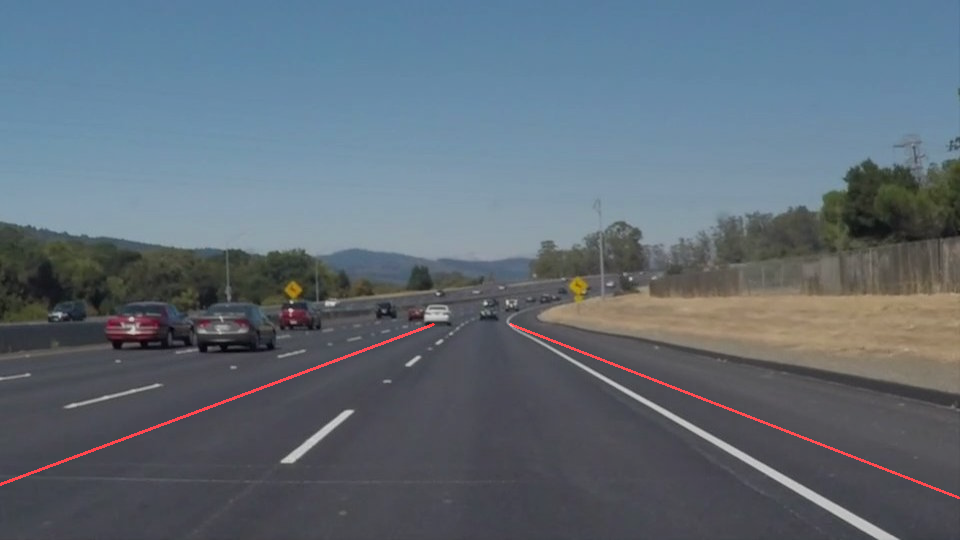
#> input picture test_images/solidWhiteCurve_out.jpg, 960 x 540 px, given in place of solidWhiteRight.jpg, which was not available
$ jupyter execute --allow-errors P1.ipynb   (shell and % lines are left out)   (text cells are left out)
#> lines starting #> are read from the running program, lines starting #| are printed output that depends on the picture
[cell 1]
#importing some useful packages
import matplotlib.pyplot as plt
import matplotlib.image as mpimg
import numpy as np
import cv2

[cell 2]
#reading in an image
image = mpimg.imread('D:\\udacity-git-course\\CarND-LaneLines-P1\\test_images/solidWhiteRight.jpg')
#> image is the input picture: shape (540, 960, 4) float32; mean R, G, B, A 0.376, 0.423, 0.465, 1

#printing out some stats and plotting
print('This image is:', type(image), 'with dimensions:', image.shape)
#| This image is: <class 'numpy.ndarray'> with dimensions: (540, 960, 4)
plt.imshow(image)  # if you wanted to show a single color channel image called 'gray', for example, call as plt.imshow(gray, cmap='gray')

[cell 3]
import math

def grayscale(img):
    """Applies the Grayscale transform
    This will return an image with only one color channel
    but NOTE: to see the returned image as grayscale
    (assuming your grayscaled image is called 'gray')
    you should call plt.imshow(gray, cmap='gray')"""
    return cv2.cvtColor(img, cv2.COLOR_RGB2GRAY)
    # Or use BGR2GRAY if you read an image with cv2.imread()
    # return cv2.cvtColor(img, cv2.COLOR_BGR2GRAY)

def canny(img, low_threshold, high_threshold):
    """Applies the Canny transform"""
    return cv2.Canny(img, low_threshold, high_threshold)

def gaussian_blur(img, kernel_size):
    """Applies a Gaussian Noise kernel"""
    return cv2.GaussianBlur(img, (kernel_size, kernel_size), 0)

# [107 lines left out: functions region_of_interest, make_points, avg_slope_intercept, draw_lines, hough_lines, weighted_img, not called in this run]

[cell 4]
# TODO: Build your pipeline that will draw lane lines on the test_images
# then save them to the test_images_output directory.
imshape = image.shape
#> imshape = (540, 960, 4)
line_image = np.copy(image)*0
#> line_image: shape (540, 960, 4) float32; every value is 0

def procImage(image):
    lane_image = np.copy(image)


    # convert the image to grayscale
    gray = grayscale(lane_image)
#> in grayscale, `return cv2.cvtColor(img, cv2.COLOR_RGB2GRAY)`:
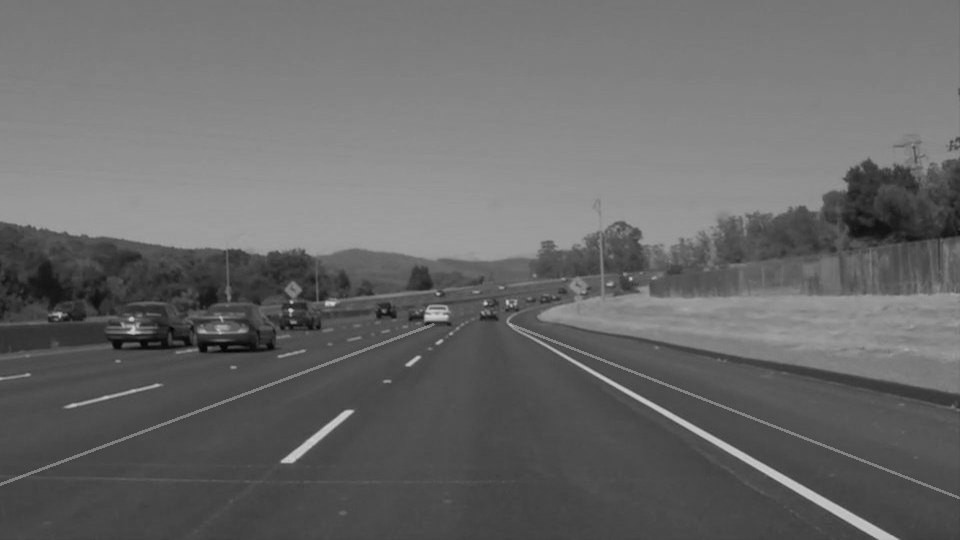
#> returned value: shape (540, 960) float32; min 0.0154, max 0.799, mean 0.413

    # smooth the image using gaussian blur
    kernel_size = 5
    gray_blur = gaussian_blur(gray, kernel_size)

    # Detect the edges(gradients) using the Canny edge detector
    lowThreshold = 50
    highThreshold = 100
    edges = cv2.Canny(gray_blur, lowThreshold, highThreshold)

    # create a masked edges
    vertices = np.array([[(0, imshape[0]), (440,290), (560,290), (imshape[1], imshape[0])]], dtype=np.int32)
    masked_edges = region_of_interest(edges, vertices)

    # Run hough on edge detected image
    rho = 2
    theta = np.pi/180
    threshold = 20
    min_line_len = 20
    max_line_gap = 30
    out_lines = hough_lines(masked_edges, rho, theta, threshold, min_line_len, max_line_gap)

    averaged_lines = avg_slope_intercept(image, out_lines)

    line_drawn_image = draw_lines(lane_image, averaged_lines)
    # weighted image
    combo_image = cv2.addWeighted(lane_image, 0.8, line_drawn_image, 1, 0)
    return combo_image


$ run again, on test_images/solidYellowLeft_out.jpg
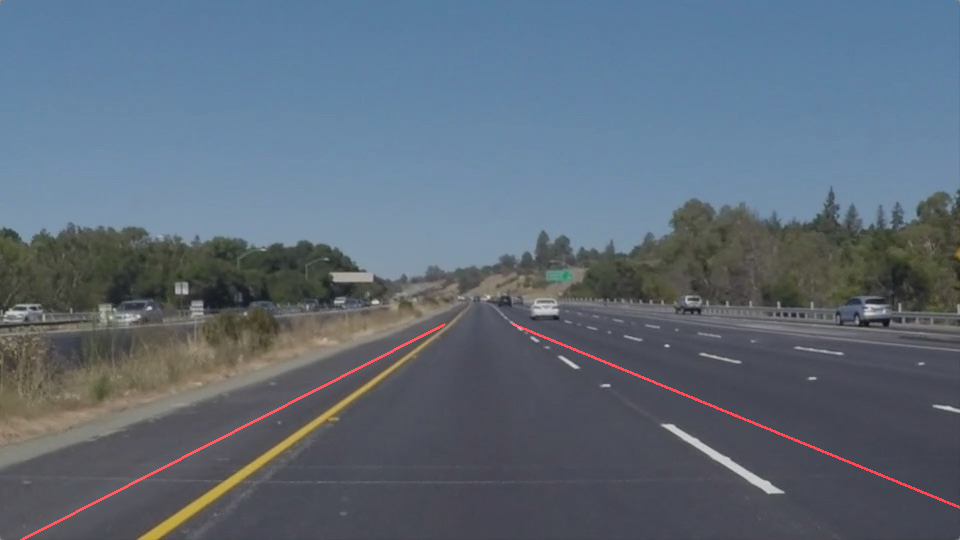
#> input picture test_images/solidYellowLeft_out.jpg, 960 x 540 px, given in place of solidWhiteRight.jpg, which was not available
#> image is the input picture: shape (540, 960, 4) float32; mean R, G, B, A 0.369, 0.42, 0.474, 1
#| This image is: <class 'numpy.ndarray'> with dimensions: (540, 960, 4)
#> line_image: shape (540, 960, 4) float32; every value is 0
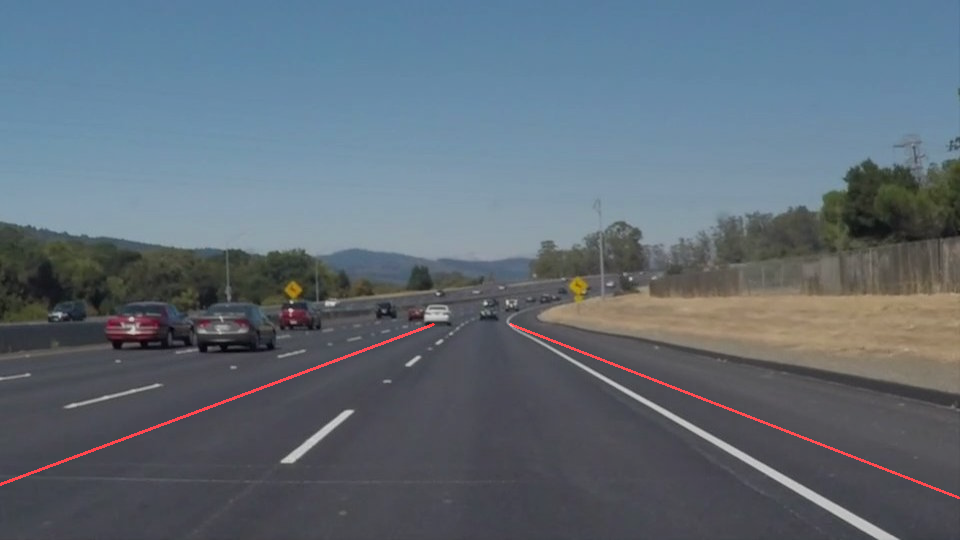
#> input picture test_images/solidWhiteCurve_out.jpg, 960 x 540 px, found by its file name
#> image is the input picture: shape (540, 960, 4) float32; mean R, G, B, A 0.376, 0.423, 0.465, 1

$ run again, on test_images/whiteCarLaneSwitch_out.jpg
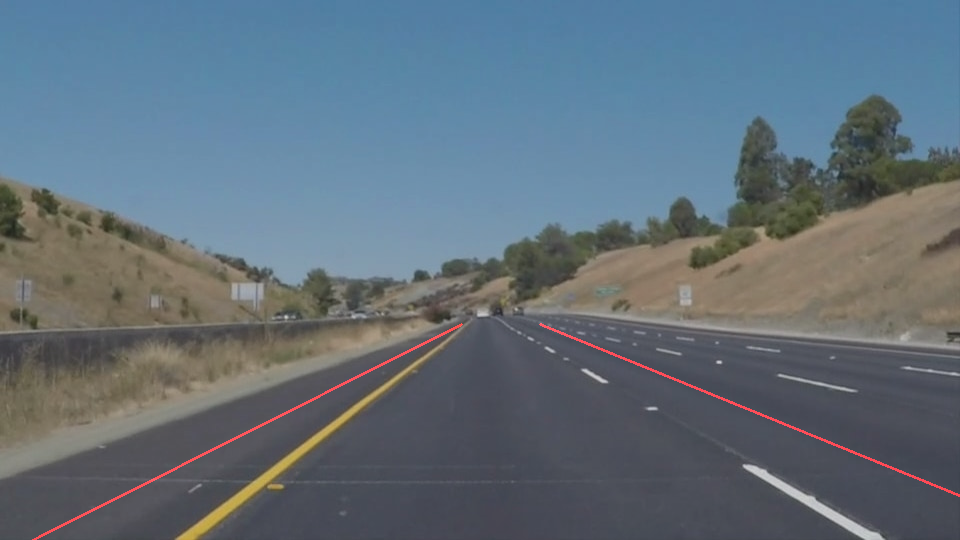
#> input picture test_images/whiteCarLaneSwitch_out.jpg, 960 x 540 px, given in place of solidWhiteRight.jpg, which was not available
#> image is the input picture: shape (540, 960, 4) float32; mean R, G, B, A 0.384, 0.438, 0.481, 1
#| This image is: <class 'numpy.ndarray'> with dimensions: (540, 960, 4)
#> line_image: shape (540, 960, 4) float32; every value is 0
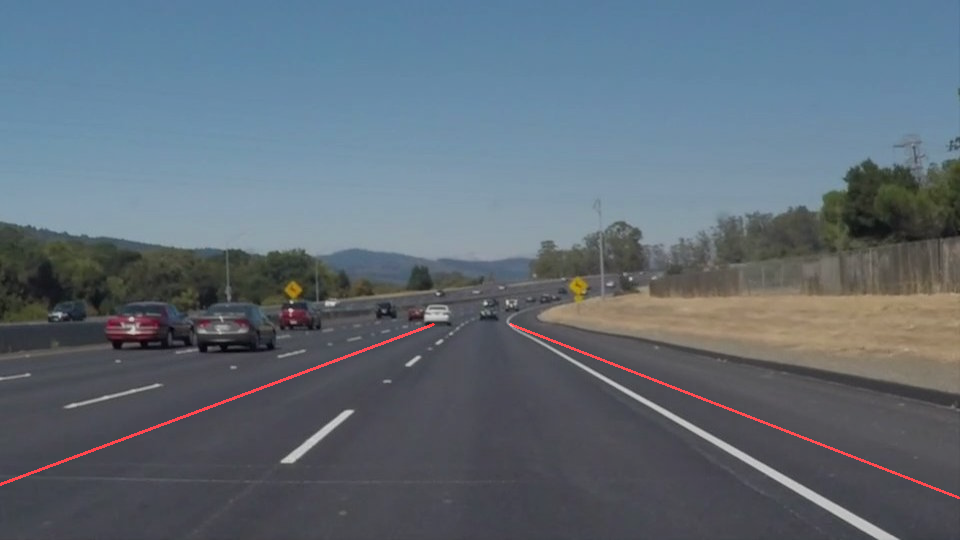
#> input picture test_images/solidWhiteCurve_out.jpg, 960 x 540 px, found by its file name
#> image is the input picture: shape (540, 960, 4) float32; mean R, G, B, A 0.376, 0.423, 0.465, 1
